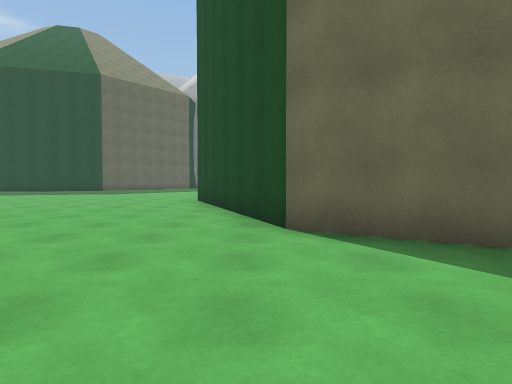
[1] (above)

18 first-person views from a walk through a Unity game level. The camera is 1.2 m above the floor, tilts 2° down and sees 75° across. The floor is counted in squares, 2 m on a side. Each view is taken from the middle of a square. On the plan, view 1 faces up. The plan holds only what a view shows up to about 10 squares ahead; the rest is blank. The place goes on beyond the plan. Surface patterns are stand-ins for the level's own textures.

[2]
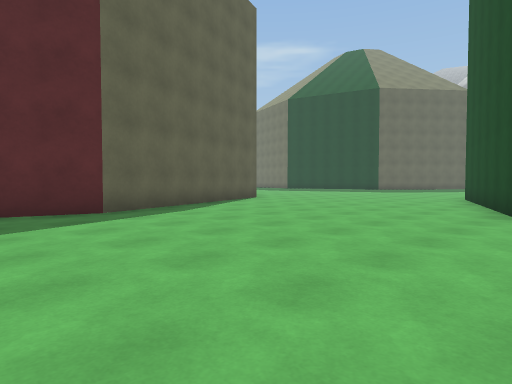

[3]
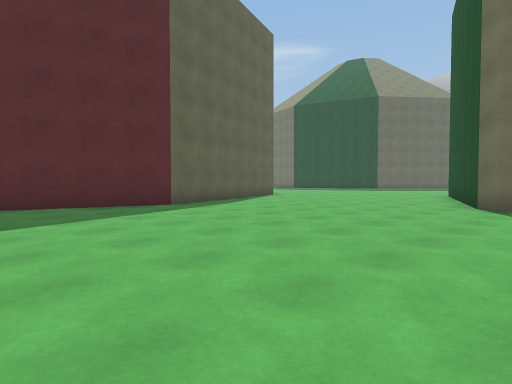

[4]
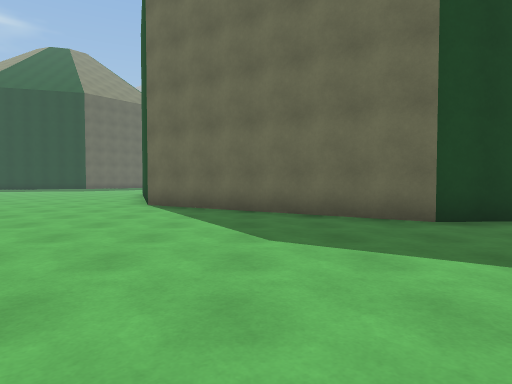

[5]
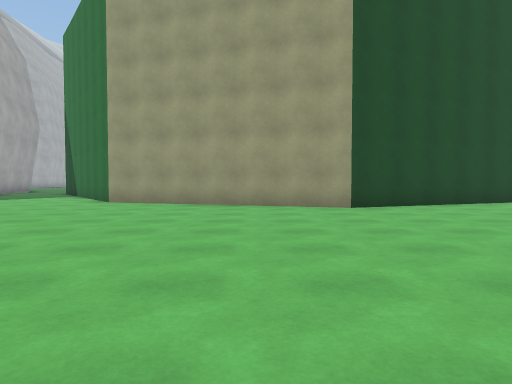

[6]
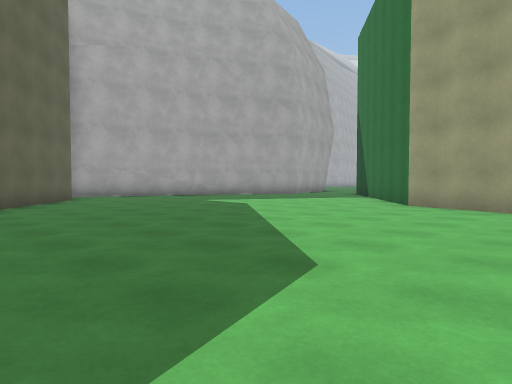

[7]
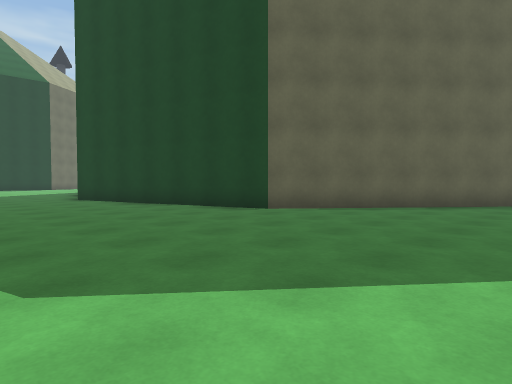

[8]
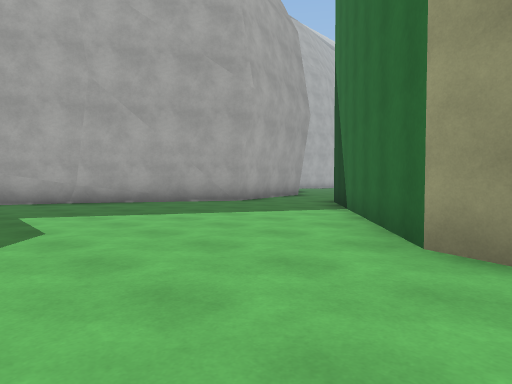

[9]
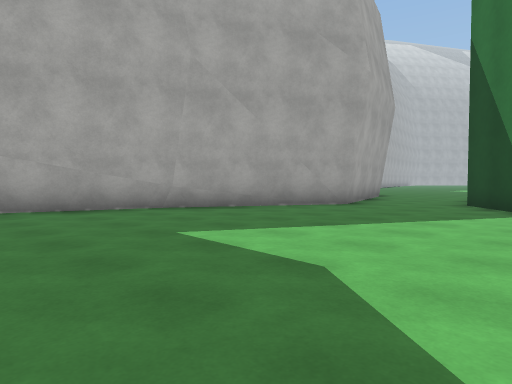

[10]
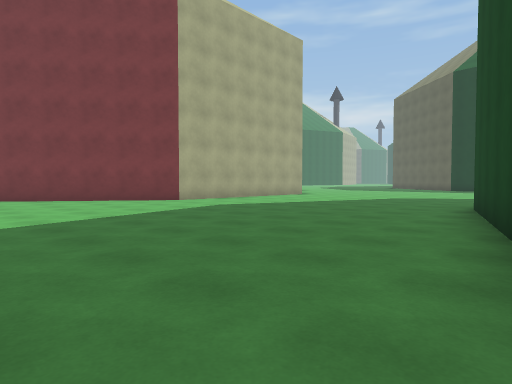

[11]
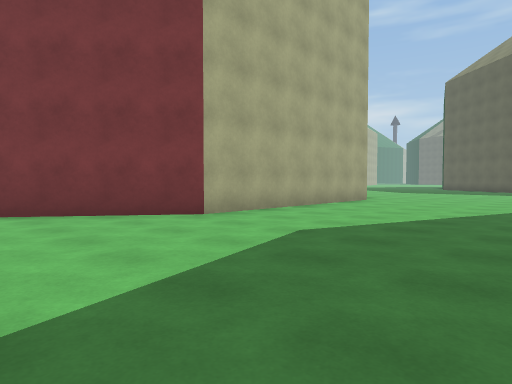

[12]
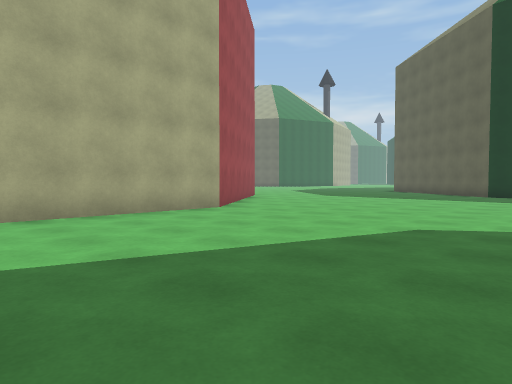

[13]
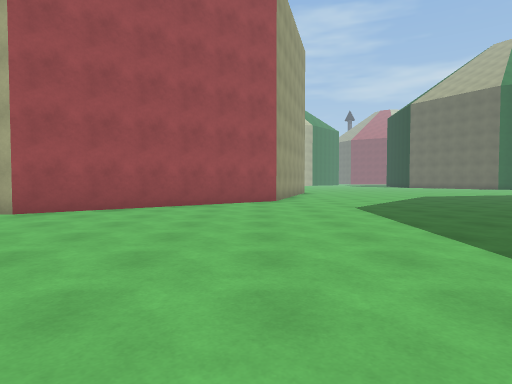

[14]
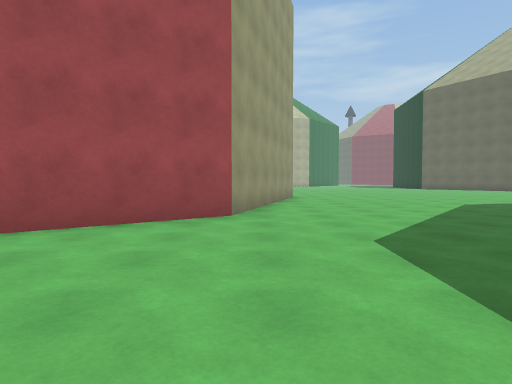

[15]
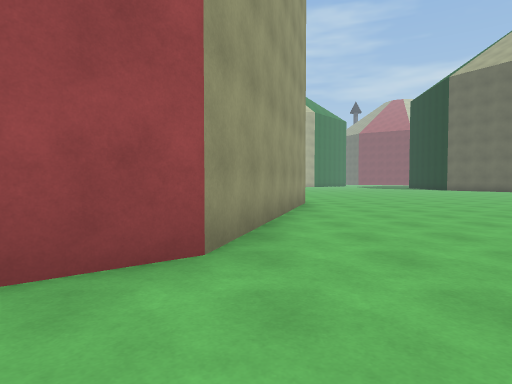

[16]
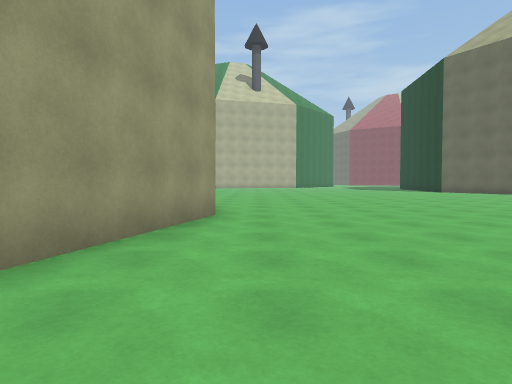

[17]
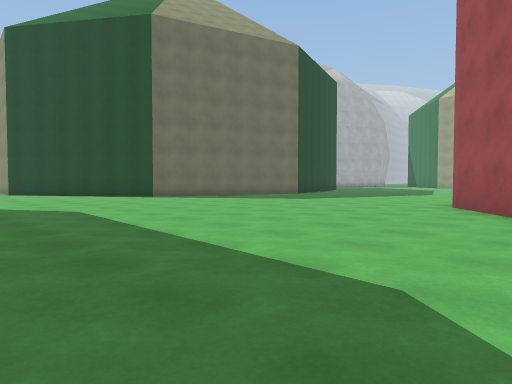

[18]
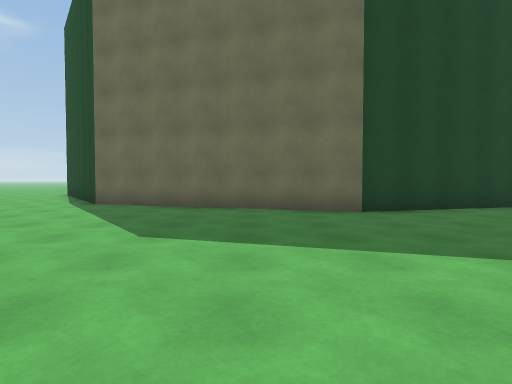

### Floor plan
Points are (right, up) in squares from view 1. A wall is a line through its corners. A room is listed if a view was taken in it or the views show most of it. See-through windows are left out.
Room 1 (views 1, 2, 3, 4, 5, 6, 7, 8, 9, 10, 11, 12, 13, 14, 15, 16, 17, 18)
walls: (-6.7, 4.5) (-5.3, 0.3) (-6.2, -3); (-4.9, 24) (-8.8, 19.2) (-15, 17.3) (-21, 19.3) (-22.2, 21.1); (-25.3, 0.1) (-23.6, 6.3) (-18.7, 10.1) (-12.5, 10.2) (-8.5, 7.3); (0, 24.3) (-3.1, 25.4); (5.5, 22.7) (3.6, 22.2) (-0.3, 24.4); (6.8, 0.9) (5.6, 0.8) (0.4, 4.1) (-1.7, 9.9) (0.1, 16) (5.1, 20.1)

Where each view was taken, in squares from view 1:
view 1: 0 up, 0 right, facing up
view 2: 2 down, 1 right, facing up-left
view 3: 4 down, 2 right, facing up-left
view 4: 4 down, 3 right, facing up
view 5: 12 up, 9 left, facing right
view 6: 13 up, 8 left, facing up-right
view 7: 14 up, 4 left, facing up-left
view 8: 15 up, 3 left, facing up-right
view 9: 18 up, 4 left, facing up-right
view 10: 19 up, 7 left, facing down-left
view 11: 15 up, 9 left, facing down-left
view 12: 16 up, 14 left, facing down-left
view 13: 16 up, 23 left, facing down
view 14: 12 up, 24 left, facing down
view 15: 9 up, 24 left, facing down
view 16: 6 up, 26 left, facing down
view 17: 8 up, 27 left, facing up-right
view 18: 11 up, 17 left, facing up
